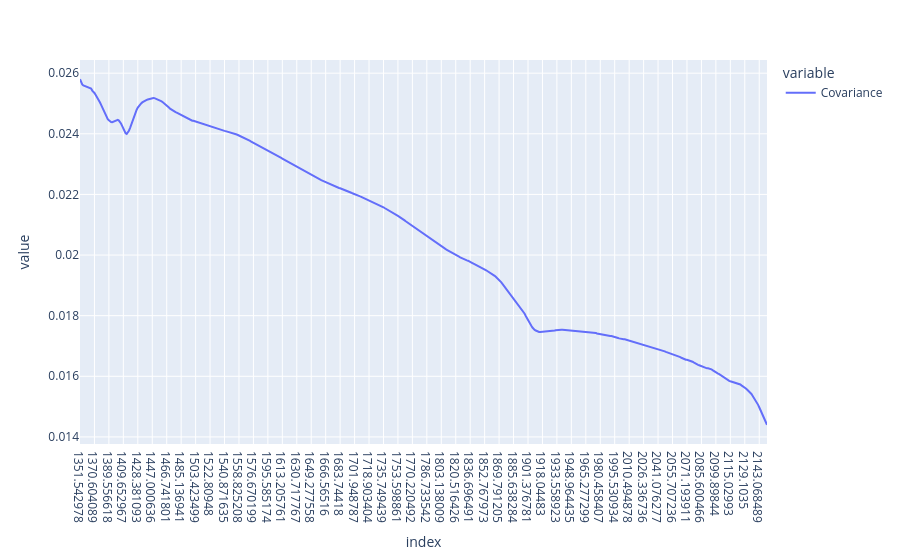

This figure's notebook cell:
### Code cell
# calculando a covariancia entre cada variável espectral e a predição do modelo PLS-DA
cov_scores = []
y_pred = plsda_results[5].iloc[:,-1].values # using the continuous predictions from LV=3
for col in Xcalclass_prep.columns:
    x_values = Xcalclass_prep[col].values
    covariance = np.cov(x_values, y_pred)[0, 1] # covariance between x and y
    cov_scores.append(covariance)
cov_scores_df = pd.DataFrame(cov_scores, index=Xcalclass_prep.columns, columns=['Covariance'])
cov_scores_df = np.abs(cov_scores_df)
cov_scores_df.plot()

### Figure 1 — Plotly figure (JSON) as saved in the notebook; plotly's stock layout.template omitted (floating-point values rounded to 4 significant figures; data arrays with more than 128 entries replaced by an {"elided": "..."} marker saying what was removed)
{"data": [{"hovertemplate": "variable=Covariance<br>index=%{x}<br>value=%{y}<extra></extra>", "legendgroup": "Covariance", "line": {"color": "#636efa", "dash": "solid"}, "marker": {"symbol": "circle"}, "mode": "lines", "name": "Covariance", "orientation": "v", "showlegend": true, "type": "scatter", "x": {"elided": "619 str values"}, "xaxis": "x", "y": {"elided": "619 float values"}, "yaxis": "y"}], "layout": {"legend": {"title": {"text": "variable"}, "tracegroupgap": 0}, "margin": {"t": 60}, "xaxis": {"anchor": "y", "domain": [0, 1], "title": {"text": "index"}}, "yaxis": {"anchor": "x", "domain": [0, 1], "title": {"text": "value"}}}}
